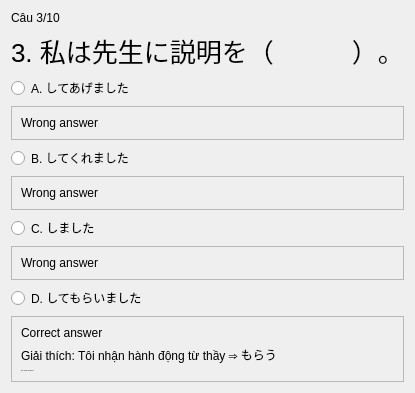
               <widget class="QWidget" name="page_9">
                <layout class="QVBoxLayout" name="verticalLayout_54">
                 <item>
                  <widget class="QLabel" name="label_88">
                   <property name="text">
                    <string>Câu 3/10</string>
                   </property>
                  </widget>
                 </item>
                 <item>
                  <widget class="QLabel" name="label_89">
                   <property name="styleSheet">
                    <string notr="true">font-size: 26px;</string>
                   </property>
                   <property name="text">
                    <string>3. 私は先生に説明を（　　　）。</string>
                   </property>
                  </widget>
                 </item>
                 <item>
                  <widget class="QRadioButton" name="radioButton_33">
                   <property name="text">
                    <string>A. してあげました</string>
                   </property>
                  </widget>
                 </item>
                 <item>
                  <widget class="QFrame" name="frame_49">
                   <property name="frameShape">
                    <enum>QFrame::StyledPanel</enum>
                   </property>
                   <property name="frameShadow">
                    <enum>QFrame::Raised</enum>
                   </property>
                   <layout class="QVBoxLayout" name="verticalLayout_55">
                    <item>
                     <widget class="QLabel" name="label_109">
                      <property name="text">
                       <string>Wrong answer</string>
                      </property>
                     </widget>
                    </item>
                   </layout>
                  </widget>
                 </item>
                 <item>
                  <widget class="QRadioButton" name="radioButton_34">
                   <property name="text">
                    <string>B. してくれました</string>
                   </property>
                  </widget>
                 </item>
                 <item>
                  <widget class="QFrame" name="frame_50">
                   <property name="frameShape">
                    <enum>QFrame::StyledPanel</enum>
                   </property>
                   <property name="frameShadow">
                    <enum>QFrame::Raised</enum>
                   </property>
                   <layout class="QVBoxLayout" name="verticalLayout_56">
                    <item>
                     <widget class="QLabel" name="label_107">
                      <property name="text">
                       <string>Wrong answer</string>
                      </property>
                     </widget>
                    </item>
                   </layout>
                  </widget>
                 </item>
                 <item>
                  <widget class="QRadioButton" name="radioButton_35">
                   <property name="text">
                    <string>C. しました</string>
                   </property>
                  </widget>
                 </item>
                 <item>
                  <widget class="QFrame" name="frame_51">
                   <property name="frameShape">
                    <enum>QFrame::StyledPanel</enum>
                   </property>
                   <property name="frameShadow">
                    <enum>QFrame::Raised</enum>
                   </property>
                   <layout class="QVBoxLayout" name="verticalLayout_57">
                    <item>
                     <widget class="QLabel" name="label_108">
                      <property name="text">
                       <string>Wrong answer</string>
                      </property>
                     </widget>
                    </item>
                   </layout>
                  </widget>
                 </item>
                 <item>
                  <widget class="QRadioButton" name="radioButton_36">
                   <property name="text">
                    <string>D. してもらいました</string>
                   </property>
                  </widget>
                 </item>
                 <item>
                  <widget class="QFrame" name="frame_52">
                   <property name="frameShape">
                    <enum>QFrame::StyledPanel</enum>
                   </property>
                   <property name="frameShadow">
                    <enum>QFrame::Raised</enum>
                   </property>
                   <layout class="QVBoxLayout" name="verticalLayout_58">
                    <item>
                     <widget class="QLabel" name="label_106">
                      <property name="text">
                       <string>Correct answer</string>
                      </property>
                     </widget>
                    </item>
                    <item>
                     <widget class="QLabel" name="label_105">
                      <property name="text">
                       <string>Giải thích: Tôi nhận hành động từ thầy ⇒ もらう</string>
                      </property>
                     </widget>
                    </item>
                    <item>
                     <widget class="QLabel" name="label_104">
                      <property name="font">
                       <font>
                        <family>Segoe UI</family>
                        <pointsize>-1</pointsize>
                       </font>
                      </property>
                      <property name="styleSheet">
                       <string notr="true">text-font : 20px;</string>
                      </property>
                      <property name="text">
                       <string>Dịch: Tôi được thầy giải thích</string>
                      </property>
                     </widget>
                    </item>
                   </layout>
                  </widget>
                 </item>
                </layout>
               </widget>
